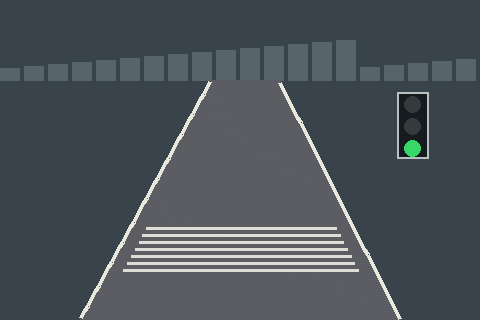
#> input picture Perception/Q2_Crossing_Conflicting_Evidence/clear_green/000.png, 480 x 320 px; its folder holds only this picture in this run
$ jupyter execute --allow-errors 'q2subpartc&d&e.ipynb'
#> lines starting #> are read from the running program, lines starting #| are printed output that depends on the picture
Below code, calculates the age of each frame

[cell 1]
import pandas as pd

df = pd.read_csv("crossing_evidence.csv")
#> (reads Perception/Q2_Crossing_Conflicting_Evidence/crossing_evidence.csv from the repository)

# Calculate message age
df["message_age"] = df["time_s"] - df["v2x_sample_time_s"]

# Select required columns
output = df[["frame", "v2x_light", "red_score", "message_age"]]

# Show ALL 72 rows
print(output.to_string(index=False))

Now we find out, for which frame, v2x gives misleading results.
i.e. green, even though from red score we get STOP

[cell 2]
import pandas as pd

df = pd.read_csv("crossing_evidence.csv")

# Calculate V2X message age
df["message_age"] = df["time_s"] - df["v2x_sample_time_s"]

# Find misleading frames:
# red_score says STOP, but V2X still says GREEN
misleading = df[
    (df["red_score"] > 0.8) &
    (df["v2x_light"].str.lower() == "green")
]

# Show all relevant information
print(misleading[
    ["episode", "frame", "time_s", "red_score",
     "v2x_light", "v2x_sample_time_s", "message_age"]
].to_string(index=False))

## Revised Decision Logic

The revised decision system keeps the original **STOP → SLOW → GO** priority structure, with one exception: **uncertain image-based person detection is checked before the remaining STOP conditions**.

### 1. Image-Based Person Evidence

The image-derived person score is checked first:

- `image_person_score > 0.8` → **STOP**
  - Strong visual evidence that the person is on the road.
- `0.5 ≤ image_person_score ≤ 0.8` → **SLOW**
  - A person is detected, but road occupancy is uncertain.
  - This is the **only SLOW condition evaluated before the remaining STOP conditions**.

### 2. Remaining STOP Conditions

After the image check, all stronger evidence is evaluated before considering the remaining SLOW conditions.

- `person_score > 0.8` → **STOP**
- If the V2X message is **fresh** (`message_age ≤ 0.5 s`) and reports **RED** → **STOP**
- If the V2X message is **stale** (`message_age > 0.5 s`) but the current `red_score > 0.8` → **STOP**

The key change is that a stale V2X message is **not trusted as current information**. Instead, the current visual `red_score` is used to determine whether the vehicle should stop.

### 3. Remaining SLOW Conditions

Only after all STOP conditions have been checked:

- `0.5 ≤ person_score ≤ 0.8` → **SLOW**
- Fresh V2X is GREEN but `0.5 ≤ red_score ≤ 0.8` → **SLOW**
- Fresh V2X is GREEN but `red_score > 0.8` → **SLOW**
- Stale V2X with `0.5 ≤ red_score ≤ 0.8` → **SLOW**

### 4. GO

If none of the above conditions are satisfied:

- → **GO**

### Message Age

The age of the V2X message is calculated as:

\[
\text{message\_age}
=
\text{time}_s-\text{v2x\_sample\_time}_s
\]

A threshold of **0.5 s** is used to distinguish fresh and stale V2X information.

This revision makes the system explicitly account for **communication delay and stale V2X information**, rather than treating every received V2X state as equally current.

[cell 3]
import cv2
import numpy as np
import pandas as pd
import glob
import os
import matplotlib.pyplot as plt


# ============================================================
# 1. IMAGE-BASED PERSON SCORE
# ============================================================

def get_image_person_score(image_path):

#> called with image_path = 'clear_green/000.png'
    img = cv2.imread(image_path)
#> img is the input picture: shape (320, 480, 3); mean B, G, R 89.2, 82.9, 75.2

    if img is None:
        return 0.0

    # Convert BGR → RGB
    img = cv2.cvtColor(img, cv2.COLOR_BGR2RGB)

    # --------------------------------------------------------
    # Check row v = 235
    # --------------------------------------------------------

    v = 235
    row = img[v]
#> row = 480 rows, first 8: [57, 67, 75], [57, 67, 75], [57, 67, 75], [57, 67, 75], [57, 67, 75], [57, 67, 75], [57, 67, 75], [57, 67, 75]

    # Brightness = R + G + B
    brightness = np.sum(row[:, :3], axis=1)
#> brightness = 480 values, max 686 at index 124, min 199 at index 0, mean 402.7

    # --------------------------------------------------------
    # Detect black pixels
    # --------------------------------------------------------

    # Black-pixel threshold = 150
    black_pixels = np.where(brightness <= 150)[0]
#> black_pixels = empty array

    # --------------------------------------------------------
    # Group nearby black pixels
    # --------------------------------------------------------

    groups = []

    if len(black_pixels) > 0:

        current_group = [black_pixels[0]]

        for i in range(1, len(black_pixels)):

            # Pixels within 3 positions are considered
            # part of the same group
            if black_pixels[i] - black_pixels[i - 1] <= 3:

                current_group.append(black_pixels[i])

            else:

                if len(current_group) >= 2:
                    groups.append(current_group)

                current_group = [black_pixels[i]]

        # Add final group
        if len(current_group) >= 2:
            groups.append(current_group)

    # --------------------------------------------------------
    # Need two groups = two legs
    # --------------------------------------------------------

    if len(groups) < 2:

        return 0.0

    # Take two largest groups
    groups = sorted(
        groups,
        key=len,
        reverse=True
    )[:2]

    # Sort groups from left → right
    groups = sorted(
        groups,
        key=lambda g: np.mean(g)
    )

    left_leg = groups[0]
    right_leg = groups[1]

    # Rightmost pixel of right leg
    right_leg_rightmost = max(right_leg)

    # --------------------------------------------------------
    # Detect RIGHT ROAD BOUNDARY
    # --------------------------------------------------------

    max_brightness = np.max(brightness)

    # Road-boundary brightness threshold = 650
    if max_brightness < 650:

        # No right boundary detected.
        # Since two legs are detected, conclude
        # that the person is on the road.

        return 1.0

    # --------------------------------------------------------
    # Find LEFT and RIGHT road boundaries
    # --------------------------------------------------------

    brightest_pixels = np.where(
        brightness == max_brightness
    )[0]

    # Leftmost brightest pixel = left boundary
    left_boundary = np.min(brightest_pixels)

    # Rightmost brightest pixel = right boundary
    right_boundary = np.max(brightest_pixels)

    # --------------------------------------------------------
    # Check minimum gap between road boundaries
    # --------------------------------------------------------

    boundary_gap = right_boundary - left_boundary

    if boundary_gap < 10:

        # Boundaries are too close to be considered
        # a valid road boundary pair.
        #
        # Therefore the right boundary is treated
        # as NOT detected.

        return 1.0

    # --------------------------------------------------------
    # Determine whether person is on road
    # --------------------------------------------------------

    if right_leg_rightmost < right_boundary:

        # Person is inside the road
        return 1.0

    else:

        # Person detected but road occupancy is uncertain
        return 0.5


# ============================================================
# 2. REVISED DECISION LOGIC
# ============================================================

def revised_decision(
    person_score,
    image_person_score,
    red_score,
    v2x_light,
    message_age
):

    # ========================================================
    # EXCEPTION:
    # IMAGE PERSON SCORE IS CHECKED FIRST
    # ========================================================

    # Strong image evidence → STOP
    if image_person_score > 0.8:

        return "STOP", "Image confirms person is on road"

    # Uncertain image evidence → SLOW
    # This is the ONLY SLOW condition checked before
    # the remaining STOP conditions.
    if 0.5 <= image_person_score <= 0.8:

        return "SLOW", (
            "Person detected but road occupancy uncertain"
        )


    # ========================================================
    # STEP 1 — ALL REMAINING STOP CONDITIONS
    # ========================================================

    # Strong secondary person evidence
    if person_score > 0.8:

        return "STOP", "High person_score"


    # --------------------------------------------------------
    # V2X DECISION
    # --------------------------------------------------------

    # Fresh V2X message
    if message_age <= 0.5:

        # Fresh RED → STOP
        if str(v2x_light).lower() == "red":

            return "STOP", "Fresh V2X reports red"


    # Stale V2X message
    else:

        # If stale V2X and strong current red evidence
        # → STOP regardless of old V2X state
        if red_score > 0.8:

            return "STOP", (
                "V2X message is stale; high red_score"
            )


    # ========================================================
    # STEP 2 — ALL SLOW CONDITIONS
    # ========================================================

    # Moderate person evidence
    if 0.5 <= person_score <= 0.8:

        return "SLOW", "Moderate person_score"


    # --------------------------------------------------------
    # V2X + RED SCORE SLOW CONDITIONS
    # --------------------------------------------------------

    # Fresh V2X
    if message_age <= 0.5:

        # Fresh GREEN but camera sees strong red evidence
        if str(v2x_light).lower() == "green":

            if red_score > 0.8:

                return "SLOW", (
                    "Fresh V2X is green but red_score is high"
                )

            if 0.5 <= red_score <= 0.8:

                return "SLOW", (
                    "Fresh V2X is green but red_score is moderate"
                )


    # Stale V2X
    else:

        # Moderate red evidence → SLOW
        if 0.5 <= red_score <= 0.8:

            return "SLOW", (
                "V2X message is stale; moderate red_score"
            )


    # Moderate red evidence in general
    if 0.5 <= red_score <= 0.8:

        return "SLOW", "Moderate red_score"


    # ========================================================
    # STEP 3 — GO
    # ========================================================

    return "GO", "No strong person/red/V2X evidence"
# ============================================================
# 3. LOAD CROSSING EVIDENCE
# ============================================================

evidence_path = "crossing_evidence.csv"

evidence = pd.read_csv(evidence_path)


# ============================================================
# 4. CALCULATE V2X MESSAGE AGE
# ============================================================

evidence["message_age"] = (
    evidence["time_s"] -
    evidence["v2x_sample_time_s"]
)


# ============================================================
# 5. LOAD PERSON-CROSSING IMAGES
# ============================================================

image_files = sorted(
    glob.glob("clear_green/*.png"),
    key=lambda x: int(
        os.path.splitext(
            os.path.basename(x)
        )[0].split("_")[-1]
    )
)


# ============================================================
# 6. PROCESS ALL FRAMES
# ============================================================

results = []

for image_path in image_files:

    filename = os.path.basename(image_path)

    # Extract frame number
    frame_number = int(
        os.path.splitext(filename)[0].split("_")[-1]
    )

    # --------------------------------------------------------
    # Find corresponding evidence row
    # --------------------------------------------------------

    row = evidence[
        (evidence["episode"] == "clear_green") &
        (evidence["frame"] == frame_number)
    ]

    if len(row) == 0:

        print("No evidence found for:", filename)
        continue

    row = row.iloc[0]

    # --------------------------------------------------------
    # CSV evidence
    # --------------------------------------------------------

    time_s = row["time_s"]

    person_score = row["person_score"]

    red_score = row["red_score"]

    v2x_light = row["v2x_light"]

    message_age = row["message_age"]


    # --------------------------------------------------------
    # Calculate image-based person score
    # --------------------------------------------------------

    image_person_score = get_image_person_score(
        image_path
    )


    # --------------------------------------------------------
    # Apply revised decision
    # --------------------------------------------------------

    decision, reason = revised_decision(
        person_score,
        image_person_score,
        red_score,
        v2x_light,
        message_age
    )


    # --------------------------------------------------------
    # Store result
    # --------------------------------------------------------

    results.append({

        "frame": frame_number,

        "time_s": time_s,

        "person_score": person_score,

        "image_person_score": image_person_score,

        "red_score": red_score,

        "v2x_light": v2x_light,

        "message_age": message_age,

        "decision": decision,

        "reason": reason
    })


# ============================================================
# 7. CREATE RESULTS DATAFRAME
# ============================================================

results_df1 = pd.DataFrame(results)


# ============================================================
# 8. PRINT FULL TIMELINE
# ============================================================

print("\n" + "=" * 120)

print(
    "PERSON CROSSING — REVISED DECISION TIMELINE"
)

print("=" * 120)

for _, r in results_df1.iterrows():

    print(
        f"Frame {int(r['frame']):02d} | "
        f"t={r['time_s']:.2f}s | "
        f"person={r['person_score']:.3f} | "
        f"image_person={r['image_person_score']:.1f} | "
        f"red={r['red_score']:.3f} | "
        f"V2X={r['v2x_light']} | "
        f"age={r['message_age']:.2f}s | "
        f"{r['decision']:4s} | "
        f"{r['reason']}"
    )


# ============================================================
# 9. PRINT COMPACT TIMELINE
# ============================================================

print("\n")
print("COMPACT TIMELINE")
print("-" * 70)

for _, r in results_df1.iterrows():

    print(
        f"Frame {int(r['frame']):02d} "
        f"(t={r['time_s']:.2f}s) → "
        f"{r['decision']}"
    )


# ============================================================
# 10. PLOT DECISION TIMELINE
# ============================================================

decision_value = {
    "GO": 0,
    "SLOW": 1,
    "STOP": 2
}

y = results_df1["decision"].map(
    decision_value
)

plt.figure(figsize=(12, 5))

plt.step(
    results_df1["time_s"],
    y,
    where="post"
)

plt.yticks(
    [0, 1, 2],
    ["GO", "SLOW", "STOP"]
)

plt.xlabel("Time (s)")
plt.ylabel("Decision")

plt.title(
    "Revised Decision Timeline — Person Crossing"
)

plt.grid(True, alpha=0.3)

plt.show()
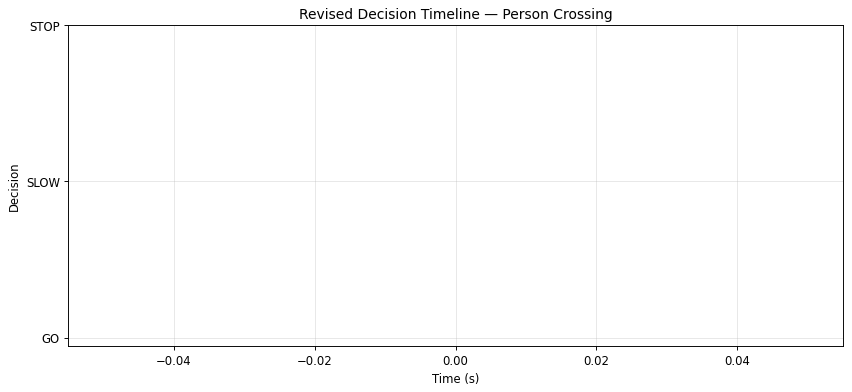
#> figure drawn by matplotlib, 1 panel

[cell 4]
import cv2
import numpy as np
import pandas as pd
import glob
import os
import matplotlib.pyplot as plt


# ============================================================
# 1. IMAGE-BASED PERSON SCORE
# ============================================================

# [265 lines left out: functions get_image_person_score, revised_decision, not called in this run]
# ============================================================
# 3. LOAD CROSSING EVIDENCE
# ============================================================

evidence_path = "crossing_evidence.csv"

evidence = pd.read_csv(evidence_path)


# ============================================================
# 4. CALCULATE V2X MESSAGE AGE
# ============================================================

evidence["message_age"] = (
    evidence["time_s"] -
    evidence["v2x_sample_time_s"]
)


# ============================================================
# 5. LOAD PERSON-CROSSING IMAGES
# ============================================================

image_files = sorted(
    glob.glob("late_red/*.png"),
    key=lambda x: int(
        os.path.splitext(
            os.path.basename(x)
        )[0].split("_")[-1]
    )
)


# ============================================================
# 6. PROCESS ALL FRAMES
# ============================================================

results = []

for image_path in image_files:

    filename = os.path.basename(image_path)

    # Extract frame number
    frame_number = int(
        os.path.splitext(filename)[0].split("_")[-1]
    )

    # --------------------------------------------------------
    # Find corresponding evidence row
    # --------------------------------------------------------

    row = evidence[
        (evidence["episode"] == "late_red") &
        (evidence["frame"] == frame_number)
    ]

    if len(row) == 0:

        print("No evidence found for:", filename)
        continue

    row = row.iloc[0]

    # --------------------------------------------------------
    # CSV evidence
    # --------------------------------------------------------

    time_s = row["time_s"]

    person_score = row["person_score"]

    red_score = row["red_score"]

    v2x_light = row["v2x_light"]

    message_age = row["message_age"]


    # --------------------------------------------------------
    # Calculate image-based person score
    # --------------------------------------------------------

    image_person_score = get_image_person_score(
        image_path
    )


    # --------------------------------------------------------
    # Apply revised decision
    # --------------------------------------------------------

    decision, reason = revised_decision(
        person_score,
        image_person_score,
        red_score,
        v2x_light,
        message_age
    )


    # --------------------------------------------------------
    # Store result
    # --------------------------------------------------------

    results.append({

        "frame": frame_number,

        "time_s": time_s,

        "person_score": person_score,

        "image_person_score": image_person_score,

        "red_score": red_score,

        "v2x_light": v2x_light,

        "message_age": message_age,

        "decision": decision,

        "reason": reason
    })


# ============================================================
# 7. CREATE RESULTS DATAFRAME
# ============================================================

results_df2 = pd.DataFrame(results)


# ============================================================
# 8. PRINT FULL TIMELINE
# ============================================================

print("\n" + "=" * 120)

print(
    "PERSON CROSSING — REVISED DECISION TIMELINE"
)

print("=" * 120)

for _, r in results_df2.iterrows():

    print(
        f"Frame {int(r['frame']):02d} | "
        f"t={r['time_s']:.2f}s | "
        f"person={r['person_score']:.3f} | "
        f"image_person={r['image_person_score']:.1f} | "
        f"red={r['red_score']:.3f} | "
        f"V2X={r['v2x_light']} | "
        f"age={r['message_age']:.2f}s | "
        f"{r['decision']:4s} | "
        f"{r['reason']}"
    )
#> (the rest of the program and of its run is left out)
